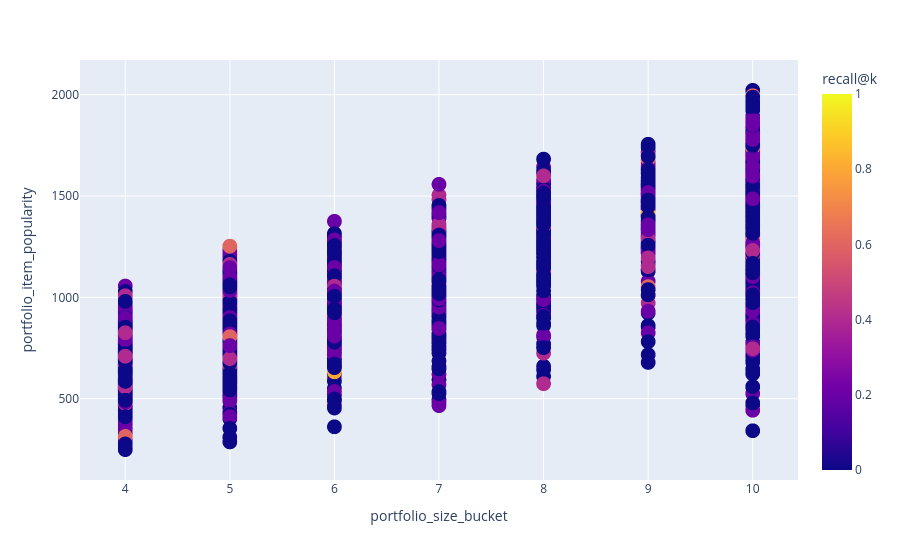

This figure's notebook cell:
### Code cell
fig = px.scatter(
    results_df, 
    x="portfolio_size_bucket", 
    y="portfolio_item_popularity", 
    color = "recall@k",
    # size = "precision@k",
    size_max = 30
    ) #symbol #, color="portfolio_size_bucket"
fig.update_traces(marker=dict(size=15))
fig.show()

### Figure 1 — Plotly figure (JSON) as saved in the notebook; plotly's stock layout.template omitted (floating-point values rounded to 4 significant figures; data arrays with more than 128 entries replaced by an {"elided": "..."} marker saying what was removed)
{"data": [{"hovertemplate": "portfolio_size_bucket=%{x}<br>portfolio_item_popularity=%{y}<br>recall@k=%{marker.color}<extra></extra>", "legendgroup": "", "marker": {"color": {"elided": "2984 float values"}, "coloraxis": "coloraxis", "size": 15, "symbol": "circle"}, "mode": "markers", "name": "", "showlegend": false, "type": "scattergl", "x": {"elided": "2984 int values"}, "xaxis": "x", "y": {"elided": "2984 float values"}, "yaxis": "y"}], "layout": {"coloraxis": {"colorbar": {"title": {"text": "recall@k"}}, "colorscale": [[0, "#0d0887"], [0.1111, "#46039f"], [0.2222, "#7201a8"], [0.3333, "#9c179e"], [0.4444, "#bd3786"], [0.5556, "#d8576b"], [0.6667, "#ed7953"], [0.7778, "#fb9f3a"], [0.8889, "#fdca26"], [1, "#f0f921"]]}, "legend": {"tracegroupgap": 0}, "margin": {"t": 60}, "xaxis": {"anchor": "y", "domain": [0, 1], "title": {"text": "portfolio_size_bucket"}}, "yaxis": {"anchor": "x", "domain": [0, 1], "title": {"text": "portfolio_item_popularity"}}}}
